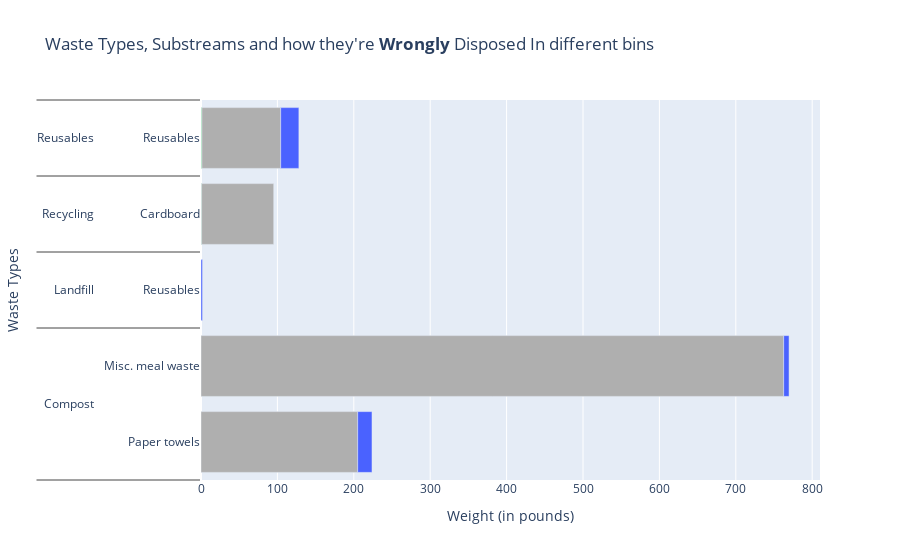

Notebook code for this chart:
### Code cell
import numpy as np
def _plot_disposed_in_graph(df: pd.DataFrame, keys):
    """
    df should be a multi-indexed df having (WASTETYPE, SUBSTREAM, DISPOSED) as the index
    keys should be a list of tuples. Each tuple has 2 element representing: (WasteType, Substream).
    It represents which waste types to display on the grpah
    """
    wtdf: pd.DataFrame = df.select_rows(keys)
    wtdf = wtdf.reset_index()
    fig = make_subplots(rows=1, cols=1)

    fig.add_trace(
        go.Bar(
            y=[wtdf[WASTE_TYPE].tolist(), wtdf[SUBSTREAM].tolist(), wtdf[DISPOSED_IN].tolist()],
            x=wtdf[WEIGHT],
            customdata=wtdf[DISPOSED_IN].tolist(),# wtdf['%'].tolist()]),
            orientation='h',
            marker={'color': [clr_map_mld[clr] for clr in wtdf[DISPOSED_IN].tolist()]},
            hovertext=wtdf[DISPOSED_IN].tolist(),
            hovertemplate=
            "<b>Disposed In</b><br><br>%{customdata}: %{x} pound(s)"
        )
    )

    # title = f'Different of types of waste wrongly thrown into the <b style="color:{clr_map_bld[bin_name]};">{bin_name}</b> bin '
    # title+= f'for <b>{building_name}</b> building' if building_name else ''
    fig.update_xaxes(title_text='Weight (in pounds)')
    fig.update_yaxes(title_text='Waste Types')
    fig.update_layout(title="Waste Types, Substreams and how they're <b>Wrongly</b> Disposed In different bins")
    return fig, wtdf


fig, tdf = _plot_disposed_in_graph(op, [('Compost', 'Paper towels'), ('Compost', 'Misc. meal waste'), ('Landfill', 'Reusables'), ('Recycling', 'Cardboard'), ('Reusables', 'Reusables')])
fig.show()

tdf

### Figure 1 — Plotly figure (JSON) as saved in the notebook; plotly's stock layout.template omitted (floating-point values rounded to 4 significant figures)
{"data": [{"customdata": ["Landfill", "Recycling", "Landfill", "Recycling", "Recycling", "Compost", "Landfill", "Compost", "Landfill", "Recycling"], "hovertemplate": "<b>Disposed In</b><br><br>%{customdata}: %{x} pound(s)", "hovertext": ["Landfill", "Recycling", "Landfill", "Recycling", "Recycling", "Compost", "Landfill", "Compost", "Landfill", "Recycling"], "marker": {"color": ["#AFAFAF", "#4A62FF", "#AFAFAF", "#4A62FF", "#4A62FF", "#7AE288", "#AFAFAF", "#7AE288", "#AFAFAF", "#4A62FF"]}, "orientation": "h", "type": "bar", "x": [205.1, 18.7, 762.7, 7, 2, 0.8, 94.4, 1.21, 103.1, 23.8], "y": [["Compost", "Compost", "Compost", "Compost", "Landfill", "Recycling", "Recycling", "Reusables", "Reusables", "Reusables"], ["Paper towels", "Paper towels", "Misc. meal waste", "Misc. meal waste", "Reusables", "Cardboard", "Cardboard", "Reusables", "Reusables", "Reusables"], ["Landfill", "Recycling", "Landfill", "Recycling", "Recycling", "Compost", "Landfill", "Compost", "Landfill", "Recycling"]]}], "layout": {"title": {"text": "Waste Types, Substreams and how they're <b>Wrongly</b> Disposed In different bins"}, "xaxis": {"anchor": "y", "domain": [0, 1], "title": {"text": "Weight (in pounds)"}}, "yaxis": {"anchor": "x", "domain": [0, 1], "title": {"text": "Waste Types"}}}}
